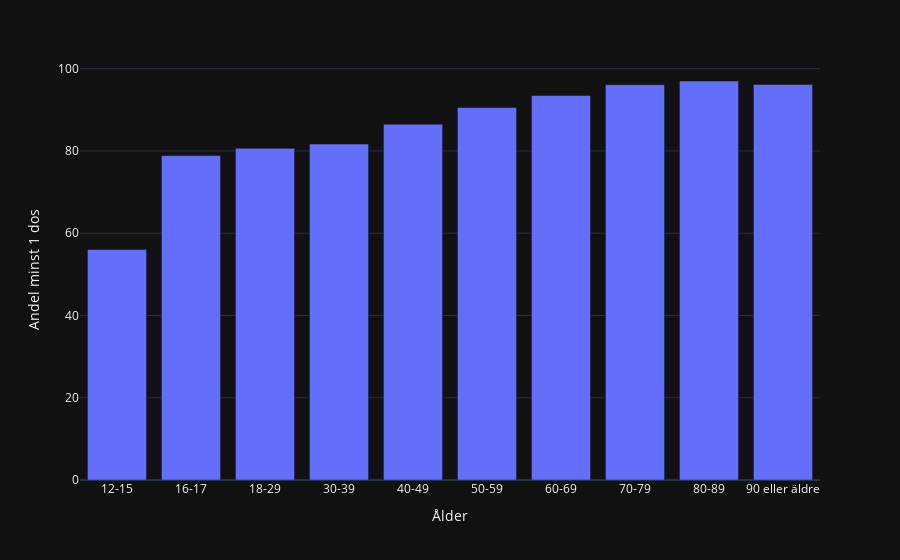

Notebook code for this chart:
### Markdown cell above
### Uppgift 3
#### KPI #1  Vaccinerade efter åldersgrupp
* Först ut undersöktes andel vaccinerade efter åldersgrupp  
* Den mest vaccinerade åldersgruppen var 80-89 åringar, följt av 90 plusare och 70-79 åringar. Skiljde som mest .12% enheter emellan dom.
* Minst vaccinerade vuxna åldersgrupp var 18-29 åringar, följt av 30-39 åringar. Det skiljde 1.03% som mest mellan grupperna. 
* På tredje plats kom 40-49 åringar, 5.89% procenenheter fler än 18-29 åringar.

### Code cell
# Andel vaccinerade efter åldersgrupp

all_ages_group = vaxx_data.groupby(["Ålder"], as_index=False)

ages_mean = all_ages_group["Andel minst 1 dos"].mean()
ages_mean["Andel minst 1 dos"] *= 100

fig = px.bar(ages_mean, x="Ålder", y="Andel minst 1 dos", template='plotly_dark')
fig.show()

### Figure 1 — Plotly figure (JSON) as saved in the notebook; plotly's stock layout.template omitted (floating-point values rounded to 4 significant figures)
{"data": [{"alignmentgroup": "True", "hovertemplate": "Ålder=%{x}<br>Andel minst 1 dos=%{y}<extra></extra>", "legendgroup": "", "marker": {"color": "#636efa", "pattern": {"shape": ""}}, "name": "", "offsetgroup": "", "orientation": "v", "showlegend": false, "textposition": "auto", "type": "bar", "x": ["12-15", "16-17", "18-29", "30-39", "40-49", "50-59", "60-69", "70-79", "80-89", "90 eller äldre"], "xaxis": "x", "y": [56.02, 78.87, 80.63, 81.67, 86.52, 90.56, 93.5, 96.12, 97.01, 96.18], "yaxis": "y"}], "layout": {"barmode": "relative", "legend": {"tracegroupgap": 0}, "margin": {"t": 60}, "xaxis": {"anchor": "y", "domain": [0, 1], "title": {"text": "Ålder"}}, "yaxis": {"anchor": "x", "domain": [0, 1], "title": {"text": "Andel minst 1 dos"}}}}
